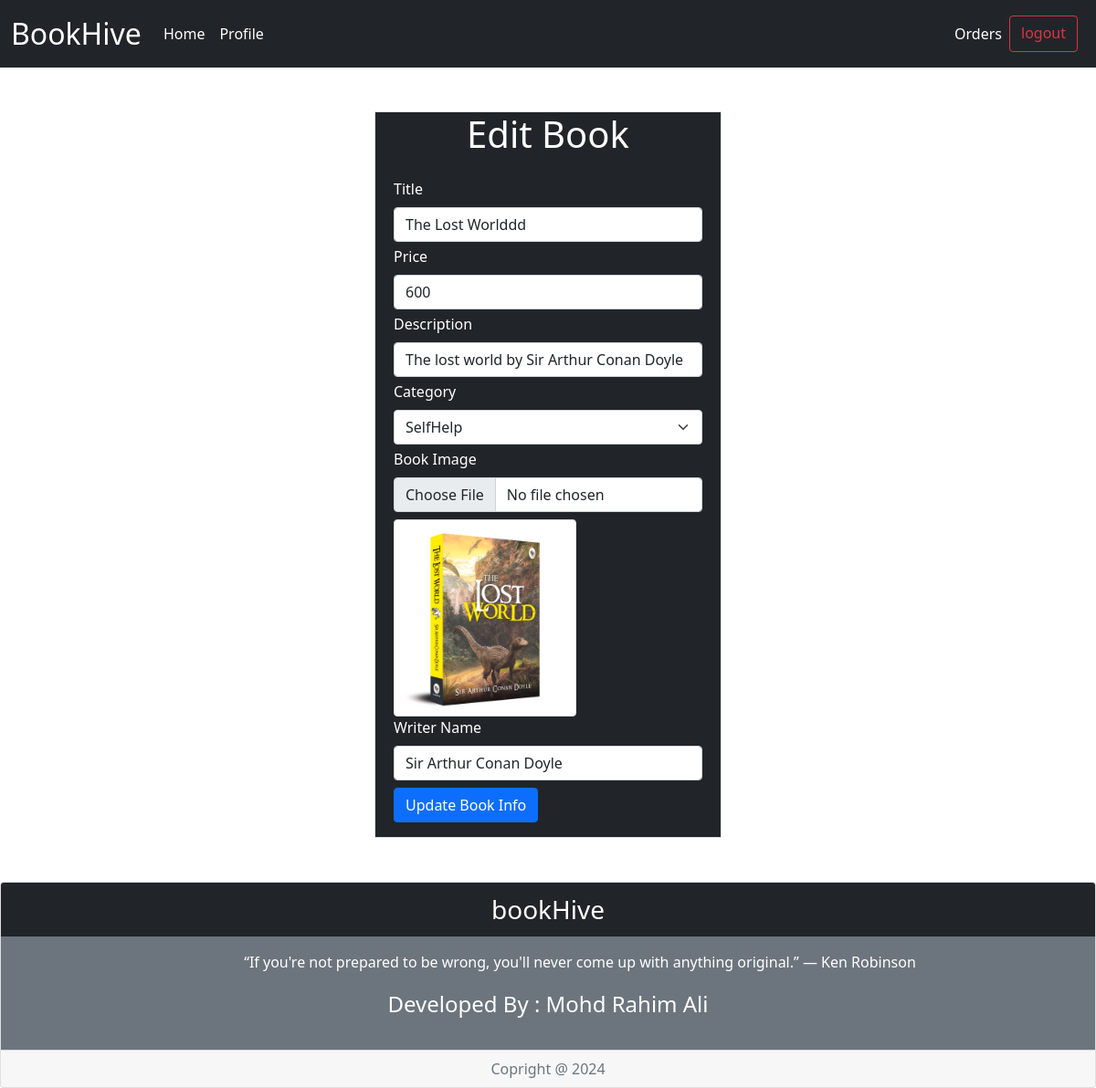
/edit-book/2 (signed in), run on an earlier commit of the app's database.
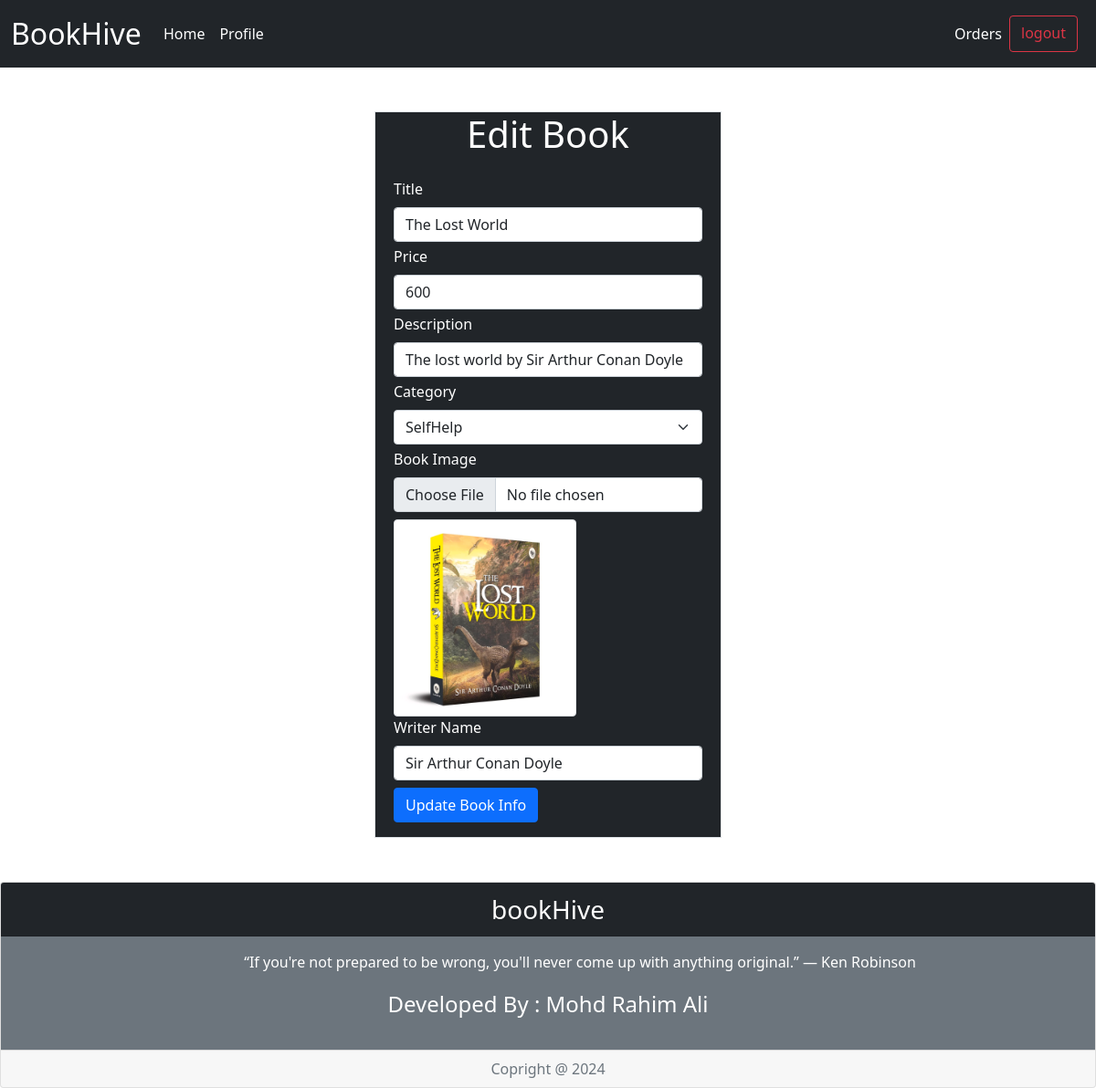
And on a later commit of the database.
### store/models.py (models this page shows, shortened)
class BookInfo(models.Model):
    title=models.CharField(max_length=150)
    price=models.IntegerField()
    description=models.CharField(max_length=200)
    category=models.ForeignKey(Category, on_delete=models.CASCADE)
    book_image=models.ImageField(upload_to='upload/books/')
    writer=models.CharField(max_length=100, default='')
    uploaded_by=models.ForeignKey(UserDetail, on_delete=models.CASCADE, default=1)

### store/views/book.py (the view, shortened to what this page needs)
# urls.py: path('edit-book/<int:bookId>', book.EditBook.as_view(), name='edit-book'),
class EditBook(View):
    def get(self, request, bookId):
        book=BookInfo.objects.get(id=bookId)
        category= Category.objects.all()
        return render(request, 'edit-book.html', {'book':book, 'category':category})

### store/templates/edit-book.html (shortened to what this page needs)
{% extends "base.html" %}
{% block content %}
<div class="container mx-auto">
  <div class="row justify-content-center">
    <div class="col-4 bg-dark text-white border border-1 my-5">
      <h1 class='text-center'>Edit Book</h1>
      <div class="mx-auto px-2 py-3">
        <form method="POST" action="{% url 'edit-book' book.id %}" method='POST'>
          <div class="mb-1">
            <label for="name" class="form-label">Title</label>
            <input type="text" class="form-control" name='title' id="title" value="{{ book.title}}" />
          </div>
          <div class="mb-1">
            <label for="price" class="form-label">Price</label>
            <input type="number" class="form-control" value="{{ book.price}}"  name='price' id="price" />
          </div>
          <div class="mb-1">
            <label for="Description" class="form-label">Description</label>
            <input type="text" class="form-control" value="{{ book.description}}" name='description' id="Description" />
          </div>
          <div class="mb-1">
            <label for="Category" class="form-label">Category</label>
            <select class="form-select" value="{{values.account_type}}" name='category' aria-label="Default select example" id='Category'>
              {% for cat in category %}
              <option value="{{ cat.id }}" {% if book and book.category == cat.id %}selected{% endif %}>{{ cat.name }}</option>
              {% endfor %}
            </select>
          </div>
          <div class="mb-1">
                <label for="image" class="form-label">Book Image</label>
                <input type="file" class="form-control" name="book_image" id="image" />
            </div>
            {% if book.book_image %}
                <div class="mt-2">
                    <img src="{{ book.book_image.url }}" alt="Current Book Image" class="img-thumbnail" style="max-width: 200px;">
                </div>
            {% endif %}
          <div class="mb-1">
            <label for="writer" class="form-label">Writer Name</label>
            <input type="text" class="form-control" name='writer' id="writer" value="{{ book.writer}}" />
          </div>
          <button type="submit" class="btn mt-1 btn-primary">Update Book Info </button>
        </form>
      </div>
    </div>
  </div>
</div>
{% endblock %}

What changed in the data, as far as the page shows it:
changed BookInfo "The lost world by Sir Arthur Conan Doyle": title "The Lost Worlddd" → "The Lost World"
